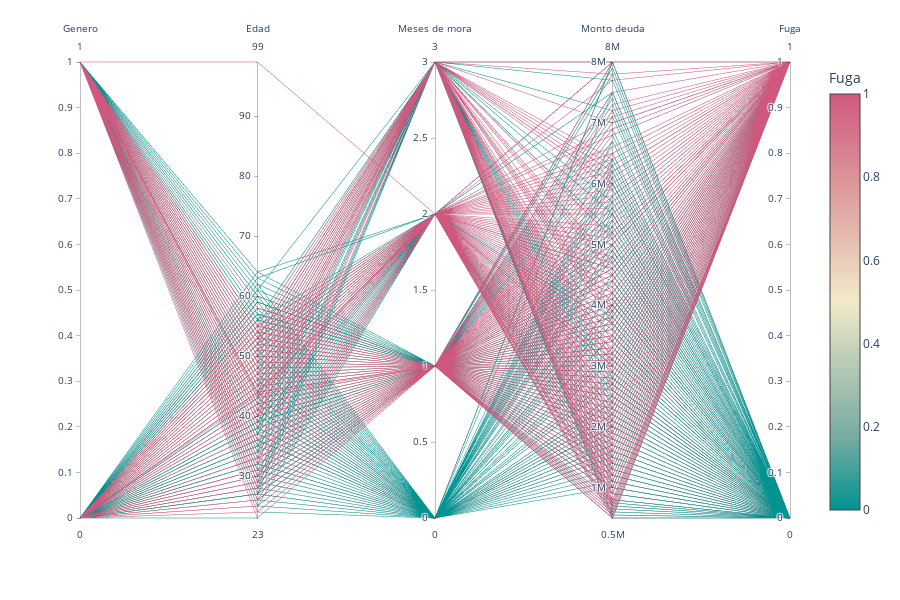

The notebook cell saved with this chart:
### Code cell
columns = ['GENERO', 'EDAD', 'M_MOROSO', 'MONTO','FUGA']
fig = px.parallel_coordinates(df_parallel[columns], color="FUGA", labels={"FUGA": "Fuga", "M_MOROSO": "Meses de mora",
        "MONTO": "Monto deuda","EDAD": "Edad", "GENERO": "Genero"},
        color_continuous_scale=px.colors.diverging.Tealrose, color_continuous_midpoint=0.5)
fig.show()

### Figure 1 — Plotly figure (JSON) as saved in the notebook; plotly's stock layout.template omitted (floating-point values rounded to 4 significant figures; data arrays with more than 128 entries replaced by an {"elided": "..."} marker saying what was removed)
{"data": [{"dimensions": [{"label": "Genero", "values": {"elided": "2294 int values"}}, {"label": "Edad", "values": {"elided": "2294 float values"}}, {"label": "Meses de mora", "values": {"elided": "2294 int values"}}, {"label": "Monto deuda", "values": {"elided": "2294 int values"}}, {"label": "Fuga", "values": {"elided": "2294 int values"}}], "domain": {"x": [0, 0.98], "y": [0, 1]}, "line": {"color": {"elided": "2294 int values"}, "coloraxis": "coloraxis"}, "name": "", "type": "parcoords"}], "layout": {"coloraxis": {"cmid": 0.5, "colorbar": {"title": {"text": "Fuga"}}, "colorscale": [[0, "rgb(0, 147, 146)"], [0.1667, "rgb(114, 170, 161)"], [0.3333, "rgb(177, 199, 179)"], [0.5, "rgb(241, 234, 200)"], [0.6667, "rgb(229, 185, 173)"], [0.8333, "rgb(217, 137, 148)"], [1, "rgb(208, 88, 126)"]]}, "height": 600, "legend": {"tracegroupgap": 0}, "margin": {"t": 60}}}
